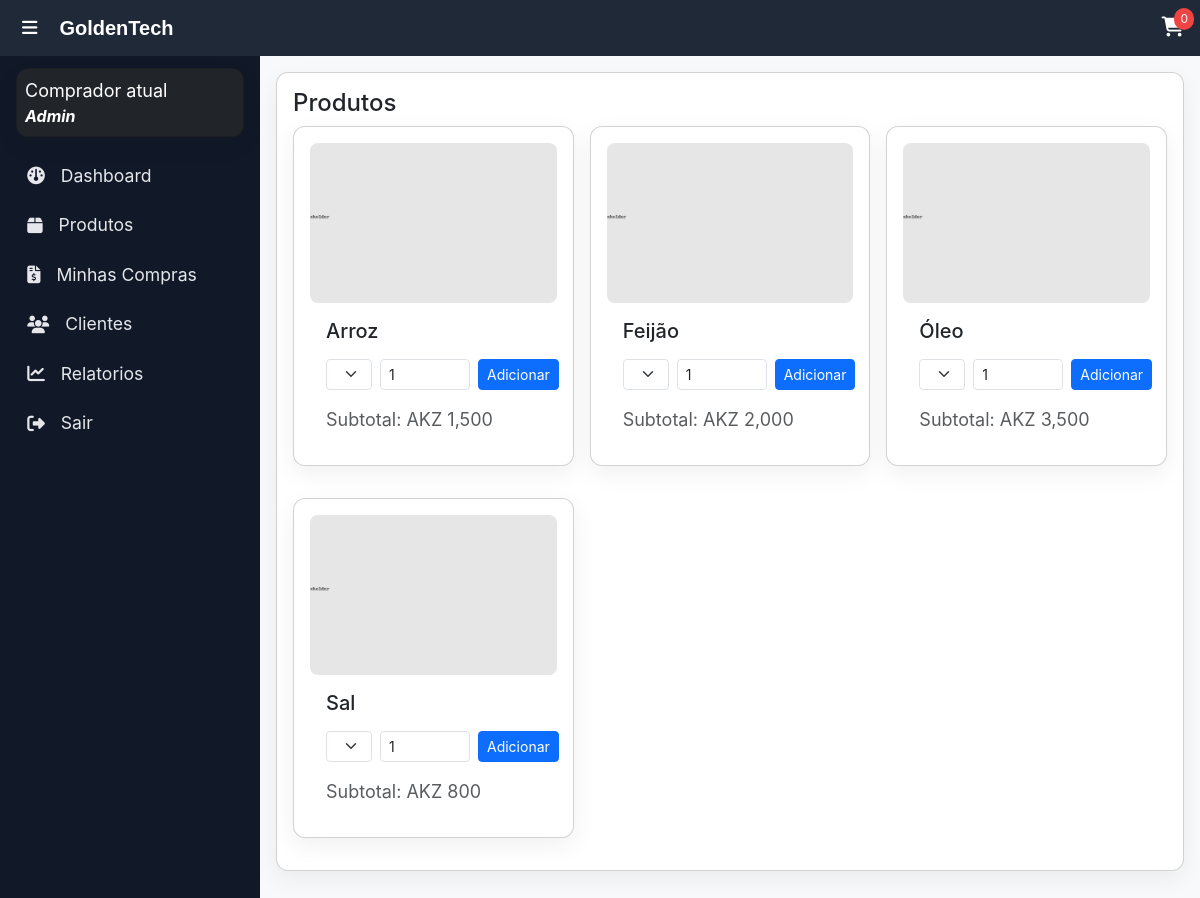
/produtos.php (signed in), run on the app's committed database.
### tables this page shows
CREATE TABLE `products` (
  `id` int(11) NOT NULL,
  `name` varchar(150) NOT NULL,
  `img` varchar(255) DEFAULT NULL,
  `price_kg` decimal(12,2) DEFAULT NULL,
  `price_monte` decimal(12,2) DEFAULT NULL,
  `price_copo` decimal(12,2) DEFAULT NULL,
  `price_unidade` decimal(12,2) DEFAULT NULL,
  `created_at` timestamp NOT NULL DEFAULT current_timestamp()
);

### config.php (called while the page is built)
<?php
return [
  'host' => '127.0.0.1',
  'db'   => 'meusistema',
  'user' => 'root',
  'pass' => '',
  'charset' => 'utf8mb4',
  'base_url' => '/novo'
];

### public/produtos.php (the view, shortened to what this page needs)
<?php
$cfg = include __DIR__.'/../config.php';
$pdo = new PDO("mysql:host={$cfg['host']};dbname={$cfg['db']};charset={$cfg['charset']}", $cfg['user'], $cfg['pass']);
$products = $pdo->query('SELECT * FROM products ORDER BY name')->fetchAll(PDO::FETCH_ASSOC);
include __DIR__ . '/../includes/header.php';
?>
<div class="card">
  <div class="d-flex align-items-center justify-content-between"><h4>Produtos</h4></div>
  <div class="product-grid">
    <?php foreach($products as $p): ?>
      <div class="product-card card"
           data-id="<?= $p['id'] ?>"
           data-price-kg="<?= $p['price_kg'] ?>"
           data-price-monte="<?= $p['price_monte'] ?>"
           data-price-copo="<?= $p['price_copo'] ?>"
           data-price-unidade="<?= $p['price_unidade'] ?>"
           data-name="<?= htmlspecialchars($p['name'], ENT_QUOTES) ?>"
           data-img="<?= htmlspecialchars($p['img'] ?: ($cfg['base_url'].'/assets/img/placeholder.png'), ENT_QUOTES) ?>">
        <img src="<?= htmlspecialchars($p['img'] ?: ($cfg['base_url'].'/assets/img/placeholder.png')) ?>" alt="<?= htmlspecialchars($p['name']) ?>">
        <div class="card-body">
          <h5><?= htmlspecialchars($p['name']) ?></h5>
          <div class="d-flex gap-2 align-items-center">
            <select class="unit-select form-select form-select-sm">
              <?php if($p['price_kg'] !== null) echo '<option value="kg">kg — '.number_format($p['price_kg'],0,',','.').'</option>'; ?>
              <?php if($p['price_monte'] !== null) echo '<option value="monte">monte — '.number_format($p['price_monte'],0,',','.').'</option>'; ?>
            </select>
            <input type="number" class="qty-input form-control form-control-sm" value="1" min="0.1" step="0.1" style="width:90px">
            <button class="btn btn-primary btn-sm add-to-cart">Adicionar</button>
          </div>
          <div class="mt-2 small text-muted subtotal">Subtotal: AKZ 0</div>
        </div>
      </div>
    <?php endforeach; ?>
  </div>
</div>
<?php include __DIR__ . '/../includes/footer.php'; ?>

### includes/header.php (shortened to what this page needs)
<?php
$cfg = include __DIR__.'/../config.php';
$BASE = $cfg['base_url'];
?>
<!doctype html>
<html lang="pt-BR">
<head>
<link href="https://cdnjs.cloudflare.com/ajax/libs/font-awesome/6.5.1/css/all.min.css" rel="stylesheet">
<link href="https://cdn.jsdelivr.net/npm/bootstrap@5.3.2/dist/css/bootstrap.min.css" rel="stylesheet">
<link href="<?= $BASE ?>/assets/css/style.css" rel="stylesheet">
</head>
<body>
<nav class="topbar">
  <button id="menu-toggle" class="btn-menu"><i class="fas fa-bars"></i></button>
  <div class="brand" style="font-family: Arial, Helvetica, sans-serif; font-size: 20px;">GoldenTech</div>
  <div class="ms-auto d-flex align-items-center gap-3">
    <div class="cart-icon position-relative" data-bs-toggle="offcanvas" data-bs-target="#cartOffcanvas">
      <i class="fas fa-shopping-cart text-white fs-5"></i>
      <span class="cart-counter" id="cart-count">0</span>
    </div>
  </div>
</nav>
<div class="main-wrapper d-flex">
  <aside id="main-sidebar" class="sidebar">
     <div class="card bg-dark text-white p-2 mb-3">
    <div class="small"
    >Comprador atual</div>
    <div class="fw-bold"style="font-style:italic;"><?php echo isset($_SESSION['user_name']) ? htmlspecialchars($_SESSION['user_name']) : 'Convidado'; ?></div>
  </div>
    <ul class="menu-links">
      <li><a href="<?= $BASE ?>/public/dashboard.php"><i class="fas fa-gauge me-2"></i> Dashboard</a></li>
      <li><a href="<?= $BASE ?>/public/produtos.php"><i class="fas fa-box me-2"></i> Produtos</a></li>
      <li><a href="<?= $BASE ?>/public/faturas.php"><i class="fas fa-file-invoice-dollar me-2"></i> Minhas Compras</a></li>
      <li><a href="<?= $BASE ?>/public/usuarios.php"><i class="fas fa-users me-2"></i> Clientes</a></li>
      <li><a href="<?= $BASE ?>/public/relatorios.php"><i class="fas fa-chart-line me-2"></i> Relatorios</a></li>
           <li><a href="<?= $BASE ?>/public/logout.php"><i class="fas fa-right-from-bracket me-2"></i> Sair</a></li>
    </ul>
  </aside>
<main class="content-area p-3">

### includes/footer.php (shortened to what this page needs)
<?php $cfg = include __DIR__.'/../config.php'; $BASE=$cfg['base_url']; ?>
</main></div>
</body></html>

### assets/css/style.css (style rules this page uses)
:root { --bg:#f8f9fa; --accent:#1f2937; --primary:#0d6efd; --muted:#6c757d; }
* { box-sizing:border-box }
body { margin:0;font-family:Inter,system-ui,Arial,sans-serif;background:var(--bg);color:#222; }
.topbar { height:56px; background:var(--accent); color:#fff; display:flex; align-items:center; gap:1rem; padding:0 1rem; position:fixed; top:0; left:0; right:0; z-index:1200 }
.brand { font-weight:700 }
.btn-menu { background:transparent; border:0; color:#fff; font-size:1.1rem; cursor:pointer }
.main-wrapper { display:flex; margin-top:56px; min-height:calc(100vh - 56px); position: relative; }
.sidebar { width:260px; background:#111827; color:#e5e7eb; padding:1rem; transition:transform .25s ease; height:auto; overflow:auto; position: fixed; top:52px; bottom: 0px; left:0px; z-index:1000; }
.sidebar .menu-links { list-style:none;padding:0;margin:0 }
.sidebar .menu-links li a { font-size: 1.1em;display: flex;align-items:center;gap:.5rem;color:#e5e7eb;padding:.6rem .7rem;border-radius:10px;text-decoration:none;margin-bottom:.25rem }
.content-area { flex:1; padding:1.25rem; margin-left:260px; transition:margin-left .25s ease; position: relative; }
.card { background:#fff;border-radius:12px;padding:1rem;box-shadow:0 8px 24px rgba(0,0,0,.06);margin-bottom:1rem }
.product-grid { display:grid;grid-template-columns:repeat(auto-fit,minmax(260px,1fr));gap:1rem }
.product-card { display:flex;flex-direction:column }
.product-card img { width:100%;height:160px;object-fit:cover;border-radius:8px }
.product-card .card-body { display:flex;flex-direction:column;gap:.5rem }
.cart-counter { position:absolute;top:-8px;right:-10px;background:#ef4444;color:#fff;border-radius:999px;padding:2px 6px;font-size:12px }
.small { font-size: 18px; }

### data on the page
products: img (placeholder picture), name "Arroz", price_kg "kg — 1.500"
products: img (placeholder picture), name "Feijão", price_kg "kg — 2.000"
products: img (placeholder picture), name "Óleo", price_monte "monte — 3.500"
products: img (placeholder picture), name "Sal", price_kg "kg — 800"

### other printed values
$_SESSION['user_name'] "Admin"
